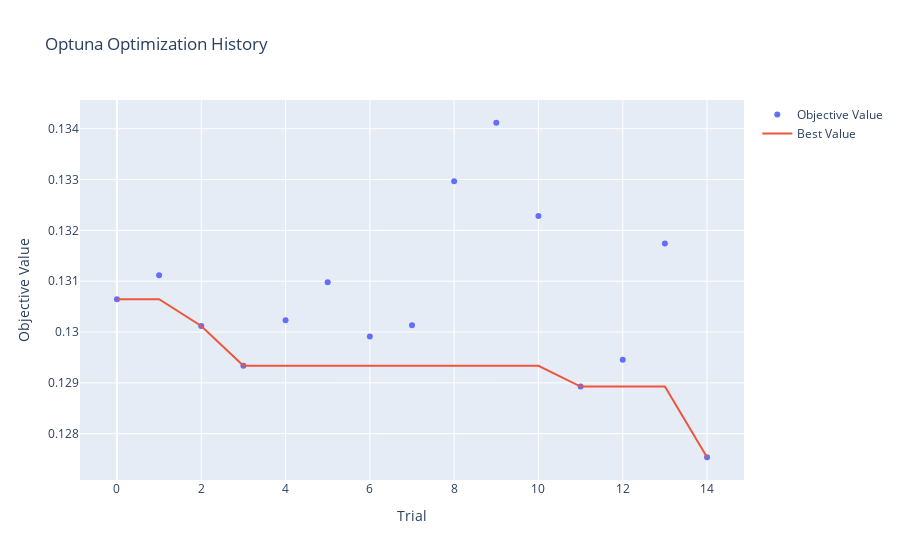

Write notebook code for a chart like this one.
### Code cell
# Visualize optimization history
fig = optuna.visualization.plot_optimization_history(study)
fig.update_layout(title='Optuna Optimization History')
fig.show()

### Figure 1 — Plotly figure (JSON) as saved in the notebook; plotly's stock layout.template omitted (floating-point values rounded to 4 significant figures)
{"data": [{"mode": "markers", "name": "Objective Value", "type": "scatter", "x": [0, 1, 2, 3, 4, 5, 6, 7, 8, 9, 10, 11, 12, 13, 14], "y": [0.1306, 0.1311, 0.1301, 0.1293, 0.1302, 0.131, 0.1299, 0.1301, 0.133, 0.1341, 0.1323, 0.1289, 0.1295, 0.1317, 0.1275]}, {"mode": "lines", "name": "Best Value", "type": "scatter", "x": [0, 1, 2, 3, 4, 5, 6, 7, 8, 9, 10, 11, 12, 13, 14], "y": [0.1306, 0.1306, 0.1301, 0.1293, 0.1293, 0.1293, 0.1293, 0.1293, 0.1293, 0.1293, 0.1293, 0.1289, 0.1289, 0.1289, 0.1275]}, {"marker": {"color": "#cccccc"}, "mode": "markers", "name": "Infeasible Trial", "showlegend": false, "type": "scatter", "x": [], "y": []}], "layout": {"title": {"text": "Optuna Optimization History"}, "xaxis": {"title": {"text": "Trial"}}, "yaxis": {"title": {"text": "Objective Value"}}}}
